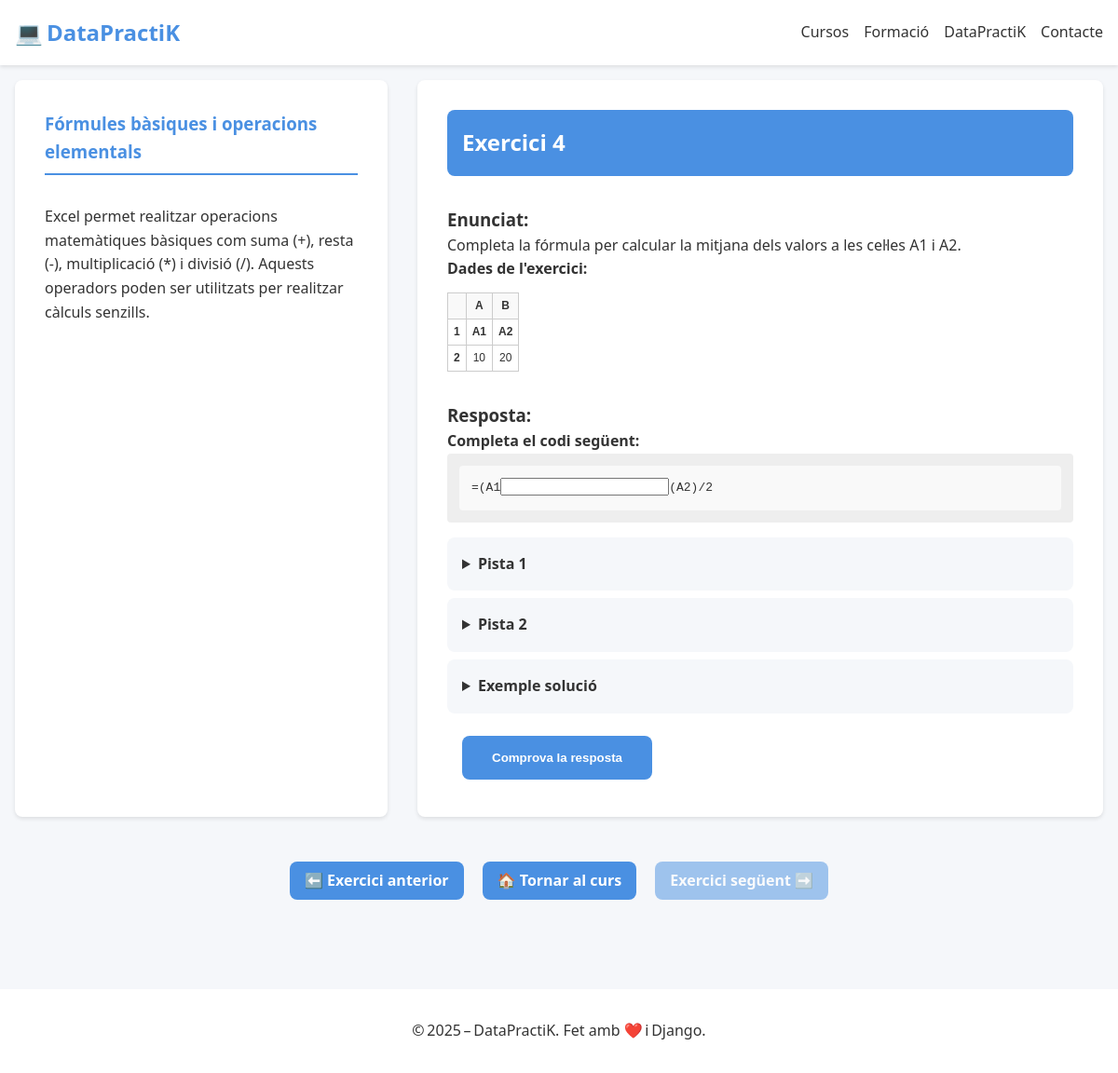
The page /curs/Excel/capitol/1/exercici/4/ on the database its author committed.
### app_django/models.py (models this page shows, shortened)
class Exercici(models.Model):
    class Tipus(models.TextChoices):
        CODI = 'codi', _("Escriure codi")
        COMPLETAR = 'completar', _("Completar codi")
        TEST = 'test', _("Tipus test")
        IA = 'ia', _("Correcció amb IA")
        EXE = 'exe', _("Execució de codi")
    curs = models.ForeignKey(Curs, on_delete=models.CASCADE, related_name='exercicis', verbose_name=_("Curs"))
    capitol = models.ForeignKey(Capitol, on_delete=models.CASCADE, related_name='exercicis', verbose_name=_("Capítol"))
    numero = models.PositiveIntegerField(_("Número d'exercici"), default=0)
    titol = models.CharField(_("Títol de l'exercici"), max_length=200, null=True, blank=True)
    tipus = models.CharField(_("Tipus d'exercici"), max_length=20, choices=Tipus.choices)
    descripcio = models.TextField(_("Descripció"), null=True, blank=True)
    enunciat = models.TextField(_("Enunciat"))
    resposta_usuari = models.TextField(_("Resposta de l'usuari"), null=True, blank=True)
    solucio = models.TextField(_("Solució correcta"), null=True, blank=True)
    solucio_codi_1 = models.TextField(_("Solució en codi 1"), null=True, blank=True)
    solucio_codi_2 = models.TextField(_("Solució en codi 2"), null=True, blank=True)
    codi_a_completar = models.TextField(_("Codi a completar"), null=True, blank=True)
    imatge_1 = models.ImageField(_("Imatge 1"), upload_to='exercicis/imatges/', null=True, blank=True)
    descripcio_imatge_1 = models.CharField(_("Descripció imatge 1"), max_length=255, null=True, blank=True)
    imatge_2 = models.ImageField(_("Imatge 2"), upload_to='exercicis/imatges/', null=True, blank=True)
    descripcio_imatge_2 = models.CharField(_("Descripció imatge 2"), max_length=255, null=True, blank=True)
    respostes_test = models.JSONField(_("Respostes del test"), null=True, blank=True)
    temps_estimat_minuts = models.IntegerField(_("Temps estimat (min)"), null=True, blank=True)
    pista_1 = models.TextField(_("Pista 1"), null=True, blank=True)
    pista_2 = models.TextField(_("Pista 2"), null=True, blank=True)
    taula = models.JSONField(blank=True, null=True)
    class Meta:
        ordering = ['capitol__numero', 'numero']
        unique_together = ('capitol', 'numero')
        verbose_name = _("Exercici")
        verbose_name_plural = _("Exercicis")

class Capitol(models.Model):
    curs = models.ForeignKey(Curs, on_delete=models.CASCADE, related_name='capitols', verbose_name=_("Curs"))
    titol = models.CharField(_("Títol del capítol"), max_length=100)
    numero = models.PositiveIntegerField(_("Número del capítol"))
    dificultat = models.CharField(_("Dificultat"), max_length=50)
    preu = models.DecimalField(_("Preu"), max_digits=5, decimal_places=2, default=0.00)
    data_creacio = models.DateTimeField(_("Data de creació"), auto_now_add=True)
    class Meta:
        ordering = ['numero']
        unique_together = ('curs', 'numero')
        verbose_name = _("Capítol")
        verbose_name_plural = _("Capítols")

### app_django/views.py (the view, shortened to what this page needs)
# urls.py: path('curs/<str:curs_nom>/capitol/<int:capitol_num>/exercici/<int:exercici_num>/', views.exercici, name='exercici'),
def exercici(request, curs_nom, capitol_num, exercici_num):
    print(f"⚙️ Inici de la vista 'exercici' per al curs: {curs_nom}, capítol: {capitol_num}, exercici: {exercici_num}")
    curs = get_object_or_404(Curs, nom=curs_nom)
    capitol = get_object_or_404(Capitol, numero=capitol_num, curs=curs)
    exercici = get_object_or_404(Exercici, numero=exercici_num, capitol=capitol)
    missatge = ''
    resposta_correcta = False
    resposta_ia = ''
    exercici_seguent = Exercici.objects.filter(capitol=capitol, numero=exercici.numero + 1).first()
    exercici_anterior = Exercici.objects.filter(capitol=capitol, numero=exercici.numero - 1).first()
    def reemplaçar_placeholders(codi):
        count = 0
        def replacer(match):
            nonlocal count
            count += 1
            return f'<input type="text" name="respostes_completar" class="placeholder-input" data-index="{count}">'
        return re.sub(r'<placeholder>', replacer, codi)
    if exercici.tipus.lower().strip() == 'completar' and exercici.codi_a_completar:
        codi_a_completar_html = reemplaçar_placeholders(exercici.codi_a_completar)
    else:
        codi_a_completar_html = ''
    return render(request, 'exercici.html', {
        'curs': curs,
        'capitol': capitol,
        'exercici': exercici,
        'missatge': missatge,
        'opcions': exercici.respostes_test if exercici.tipus == 'test' else None,
        'exercici_seguent': exercici_seguent,
        'exercici_anterior': exercici_anterior,
        'resposta_correcta': resposta_correcta,
        'codi_a_completar_html': codi_a_completar_html,
        'resposta_ia': resposta_ia,
    })

### app_django/templatetags/dict_extras.py (called while the page is built)
@register.filter
def get_item(dictionary, key):
    return dictionary.get(key)

@register.filter
def get_index(lst, index):
    try:
        return lst[index]
    except (IndexError, TypeError):
        return None

@register.filter
def to_range(value):
    try:
        return range(int(value))
    except:
        return []

@register.filter
def dict_first_key(d):
    return next(iter(d), None)

@register.filter
def to_chr(value):
    try:
        return chr(int(value))
    except (ValueError, TypeError):
        return ''

### app_django/templates/exercici.html (shortened to what this page needs)
{% extends 'base.html' %}
{% load static %}
{% load dict_extras %}
{% block content %}
<div class="exercise">
    <div class="exercise__container">
        <aside class="exercise__sidebar">
            <h3 class="exercise__chapter">{{ exercici.capitol.titol }}</h3>
            {% if exercici.descripcio %}
                <p class="exercise__description">{{ exercici.descripcio | safe }}</p>
            {% endif %}
        </aside>
        <main class="exercise__main">
            <div class="exercise__header">
                <h2>Exercici {{ exercici.numero }}</h2>
            </div>
            <div id="contingut-exercici">
                <div class="exercise__content">
                    <div class="exercise__statement">
                        <h3 class="exercise__statement-title">Enunciat:</h3>
                        <p>{{ exercici.enunciat | safe }}</p>
                    </div>
                    {% if exercici.taula %}
                        {% with exercici.taula|dict_first_key as primera_clau %}
                            {% with exercici.taula|get_item:primera_clau as primera_columna %}
                                <div class="exercise__table">
                                    <h4>Dades de l'exercici:</h4>
                                    <table class="exercise__data-table">
                                        <thead>
                                            <tr>
                                                <th></th>
                                                {% for col_idx in exercici.taula.keys|length|to_range %}
                                                    <th>{{ col_idx|add:"65"|to_chr }}</th>
                                                {% endfor %}
                                            </tr>
                                        </thead>
                                        <tbody>
                                            <tr>
                                                <th>1</th>
                                                {% for colname in exercici.taula.keys %}
                                                    <td><strong>{{ colname }}</strong></td>
                                                {% endfor %}
                                            </tr>
                                            {% for i in primera_columna|length|to_range %}
                                                <tr>
                                                    <th>{{ i|add:"2" }}</th>
                                                    {% for col in exercici.taula.keys %}
                                                        <td>{{ exercici.taula|get_item:col|get_index:i|default_if_none:"" }}</td>
                                                    {% endfor %}
                                                </tr>
                                            {% endfor %}
                                        </tbody>
                                    </table>
                                </div>
                            {% endwith %}
                        {% endwith %}
                    {% endif %}
                  <form method="post" class="exercise__form" id="exerciciForm">
                        <h3 class="exercise__response-title">Resposta:</h3>
                        {% if exercici.tipus == 'completar' %}
                            <h4>Completa el codi següent:</h4>
                            <div class="exercise__code">
                                <pre style="white-space: pre; font-family: monospace; background: #eee; padding: 1em;"><code>{{ codi_a_completar_html | safe }}</code></pre>
                            </div>
                        {% endif %}
                        <div class="exercise__hints">
                            {% if exercici.pista_1 %}
                                <details class="exercise__hint">
                                    <summary>Pista 1</summary>
                                </details>
                            {% endif %}
                            {% if exercici.pista_2 %}
                                <details class="exercise__hint">
                                    <summary>Pista 2</summary>
                                </details>
                            {% endif %}
                        </div>
                        {% if exercici.solucio_codi_1 or exercici.solucio_codi_2 %}
                            <details class="exercise__hint">
                                <summary>Exemple solució</summary>
                            </details>
                        {% endif %}
                        <div class="exercise__submit-row">
                            <button type="submit" class="exercise__submit-button">Comprova la resposta</button>
                        </div>
                    </form>
                </div>
            </div>
        </main>
    </div>
    <div class="exercise__navigation-buttons">
        {% if exercici_anterior %}
            <a href="{% url 'exercici' exercici.curs.nom exercici_anterior.capitol.numero exercici_anterior.numero %}" class="exercise__nav-button">⬅️ Exercici anterior</a>
        {% endif %}
        <a href="{% url 'index_curs' exercici.curs.nom %}" class="exercise__nav-button">🏠 Tornar al curs</a>
        {% if exercici_seguent %}
        <a href="{% url 'exercici' exercici.curs.nom exercici_seguent.capitol.numero exercici_seguent.numero %}"
           class="exercise__nav-button disabled"
           id="next-button"
           style="pointer-events: none; opacity: 0.5; cursor: default;">
           Exercici següent ➡️
        </a>
    {% endif %}
    </div>
</div>
{% endblock %}

### app_django/static/css/style.css (style rules this page uses)
:root { --color-primary: #4a90e2; --color-secondary: #0000ff; --color-accent: #07bb8e; --color-text: #333333; --color-text-light: #666666; --color-background: #f5f7fa; --color-white: #ffffff; --color-success: #4caf50; --color-error: #f44336; --border-radius: 8px; --spacing-xs: 0.5rem; --spacing-sm: 1rem; --spacing-md: 2rem; --spacing-lg: 3rem; --font-family: 'Segoe UI', system-ui, sans-serif; --shadow-sm: 0 2px 4px rgba(0, 0, 0, 0.1); --shadow-md: 0 4px 6px rgba(0, 0, 0, 0.1); --max-width: 1600px; --font-size-xs: 0.75rem; --font-size-sm: 1rem; --font-size-md: 1.25rem; --font-size-md: 1.25rem; --font-size-md-lg: 1.5rem; --font-size-lg: 2.5rem; }
* { margin: 0; padding: 0; box-sizing: border-box; }
body { font-family: var(--font-family); line-height: 1.6; color: var(--color-text); background-color: var(--color-background); }
.exercise { max-width: var(--max-width); margin: 0 auto; padding: var(--spacing-sm); }
.exercise__container { display: grid; grid-template-columns: 400px 1fr; gap: var(--spacing-md); align-items: stretch; min-height: 75vh; }
.exercise__sidebar { background: var(--color-white); padding: var(--spacing-md); border-radius: var(--border-radius); box-shadow: var(--shadow-sm); }
.exercise__main { background: var(--color-white); padding: var(--spacing-md); border-radius: var(--border-radius); box-shadow: var(--shadow-sm); }
.exercise__header { background-color: var(--color-primary); color: white; padding: 1rem; border-radius: var(--border-radius); margin-bottom: var(--spacing-md); }
.exercise__chapter { color: var(--color-primary); margin-bottom: var(--spacing-md); padding-bottom: var(--spacing-xs); border-bottom: 2px solid var(--color-primary); }
.exercise__submit-row { display: flex; gap: var(--spacing-sm); padding: var(--spacing-xs) var(--spacing-sm); margin-top: var(--spacing-sm); }
.exercise__submit-button { background-color: var(--color-primary); color: var(--color-white); border: none; padding: var(--spacing-sm) var(--spacing-md); border-radius: var(--border-radius); cursor: pointer; font-weight: 600; }
.exercise__data-table { border-collapse: collapse; width: auto; font-family: sans-serif; font-size: 12px; margin-top: 1em; }
.exercise__data-table th, .exercise__data-table td { border: 1px solid #ccc; padding: 4px 6px; text-align: center; white-space: nowrap; }
.exercise__data-table thead th { background-color: #f9f9f9; font-weight: bold; }
.exercise__navigation-buttons { display: flex; justify-content: center; align-items: center; gap: 20px; margin-top: var(--spacing-sm); padding: var(--spacing-md); }
.exercise__nav-button { display: inline-block; padding: var(--spacing-xs) var(--spacing-sm); background-color: var(--color-primary); color: var(--color-white); text-decoration: none; border-radius: var(--border-radius); transition: opacity 0.3s ease; font-weight: bold; font-size: 1rem; }
.exercise__nav-button.disabled { pointer-events: none; opacity: 0.5; cursor: default; }
.exercise__form { margin-top: var(--spacing-md); }
.exercise__code pre, .exercise__code code { white-space: pre; font-family: monospace; background-color: #f9f9f9; padding: 1em; border-radius: 4px; overflow-x: auto; display: block; }
.exercise__description { white-space: pre-wrap; }
.exercise__hints { margin-top: var(--spacing-sm); }
.exercise__hint { margin: var(--spacing-xs) 0; padding: var(--spacing-sm); background-color: var(--color-background); border-radius: var(--border-radius); }
.exercise__hint summary { cursor: pointer; font-weight: 600; }

### app_django/templates/base.html (style rules this page uses)
html { scroll-behavior:smooth; }

### rows shown on the page
Exercici: capitol.titol "Fórmules bàsiques i operacions elementals", descripcio "Excel permet realitzar operacions matemàtiques bàsiques com suma (+), resta (-), multiplicació (*) i divisió (/). Aquests operadors poden ser utilitzats per realitzar càlculs senzills.", numero "4", enunciat "Completa la fórmula per calcular la mitjana dels valors a les cel·les A1 i A2.", taula|get_item "10" "20"

### other values the page prints
{{ col_idx|add:"65"|to_chr }} "A" "B"
{{ colname }} "A1" "A2"
{{ i|add:"2" }} "2"
